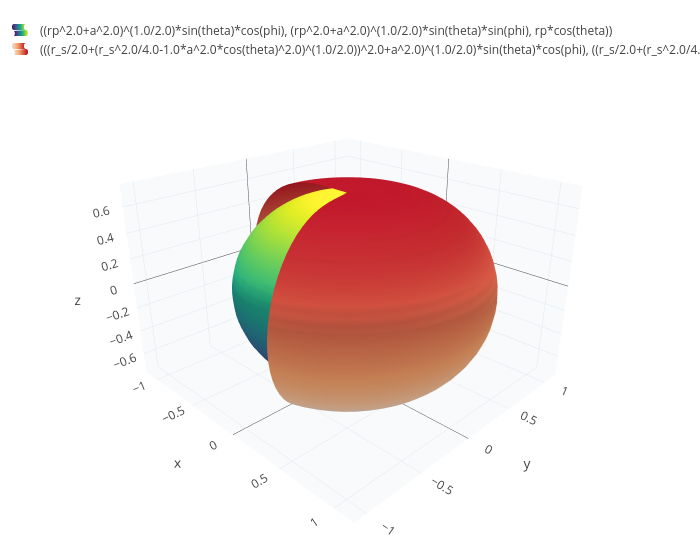

The code cell stored with this chart in its notebook:
### Markdown cell above
The horizon is where $\Delta = 0$, at $r_+ = r_s/2 + \sqrt{r_s^2/4 - a^2}$. Outside it lies the **ergosphere**, where
$g_{tt} > 0$, which extends to $r_E = r_s/2 + \sqrt{r_s^2/4 - a^2\cos^2\theta}$. Inside the ergosphere nothing can stand
still; everything is dragged around with the hole. Here are both for $r_s = 1$, $a = 0.45$ (the outer surface is cut open
so you can see the horizon inside):

### Code cell
r_s = 1;
a = 0.45;
rp = eval(r_s/2 + sqrt(r_s^2/4 - a^2));
horizon = surface(sqrt(rp^2+a^2)*sin(theta)*cos(phi), sqrt(rp^2+a^2)*sin(theta)*sin(phi), rp*cos(theta), theta, 0, pi, phi, 0, 2*pi);
ergo = surface(sqrt((r_s/2+sqrt(r_s^2/4-a^2*cos(theta)^2))^2+a^2)*sin(theta)*cos(phi), sqrt((r_s/2+sqrt(r_s^2/4-a^2*cos(theta)^2))^2+a^2)*sin(theta)*sin(phi), (r_s/2+sqrt(r_s^2/4-a^2*cos(theta)^2))*cos(theta), theta, 0, pi, phi, 5.04, 9.44);
show(horizon, ergo)

### Figure 1 — Plotly figure (JSON) as saved in the notebook; plotly's stock layout.template omitted (floating-point values rounded to 4 significant figures; data arrays with more than 128 entries replaced by an {"elided": "..."} marker saying what was removed)
{"data": [{"colorscale": "Viridis", "name": "((rp^2.0+a^2.0)^(1.0/2.0)*sin(theta)*cos(phi), (rp^2.0+a^2.0)^(1.0/2.0)*sin(theta)*sin(phi), rp*cos(theta))", "opacity": 1, "showlegend": true, "showscale": false, "type": "surface", "x": {"elided": "41x41 float values"}, "y": {"elided": "41x41 float values"}, "z": {"elided": "41x41 float values"}}, {"colorscale": "Reds", "name": "(((r_s/2.0+(r_s^2.0/4.0-1.0*a^2.0*cos(theta)^2.0)^(1.0/2.0))^2.0+a^2.0)^(1.0/2.0)*sin(theta)*cos(phi), ((r_s/2.0+(r_s^2.0/4.0-1.0*a^2.0*cos(theta)^2.0)^(1.0/2.0))^2.0+a^2.0)^(1.0/2.0)*sin(theta)*sin(phi), (r_s/2.0+(r_s^2.0/4.0-1.0*a^2.0*cos(theta)^2.0)^(1.0/2.0))*cos(theta))", "opacity": 1, "showlegend": true, "showscale": false, "type": "surface", "x": {"elided": "41x41 float values"}, "y": {"elided": "41x41 float values"}, "z": {"elided": "41x41 float values"}}], "layout": {"height": 560, "legend": {"x": 0.01, "y": 0.99}, "margin": {"b": 0, "l": 0, "r": 0, "t": 10}, "scene": {"aspectmode": "data", "camera": {"eye": {"x": 1.6, "y": -1.6, "z": 1.0}}, "xaxis": {"backgroundcolor": "#f8fafc", "gridcolor": "#e2e8f0", "showbackground": true, "title": {"text": "x"}}, "yaxis": {"backgroundcolor": "#f8fafc", "gridcolor": "#e2e8f0", "showbackground": true, "title": {"text": "y"}}, "zaxis": {"backgroundcolor": "#f8fafc", "gridcolor": "#e2e8f0", "showbackground": true, "title": {"text": "z"}}}, "showlegend": true, "title": {"text": ""}, "width": 700}}
